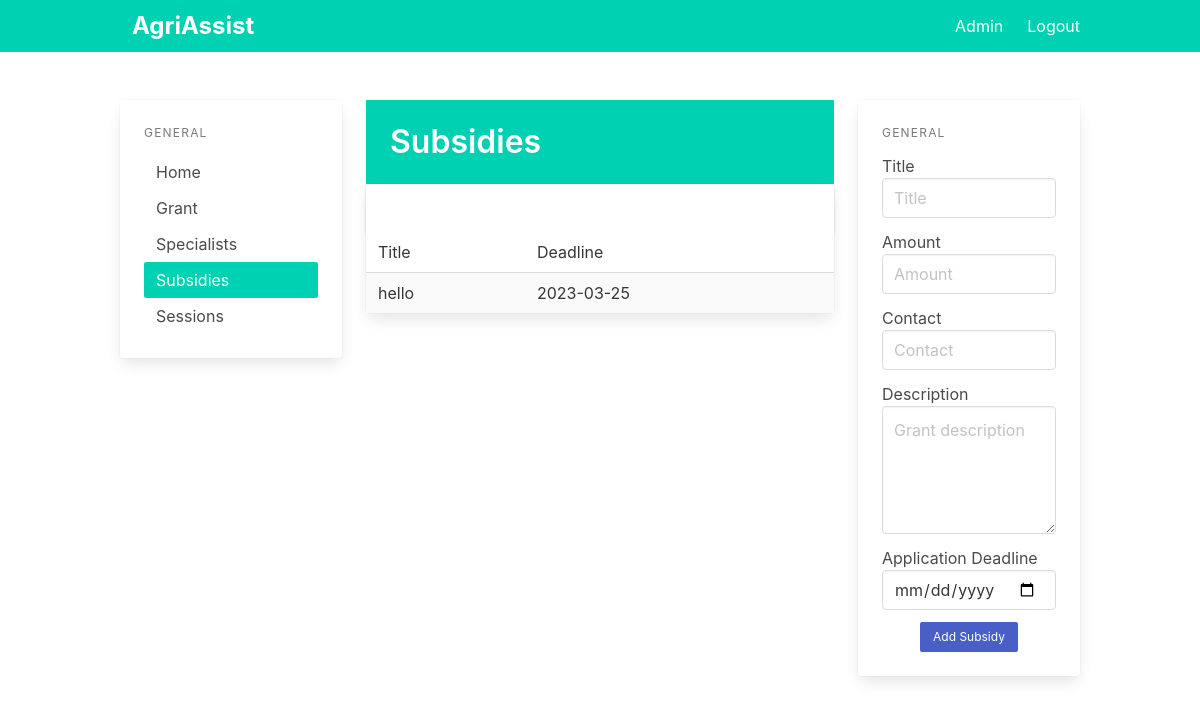
Before: /subsidies (signed in) with the older database file.
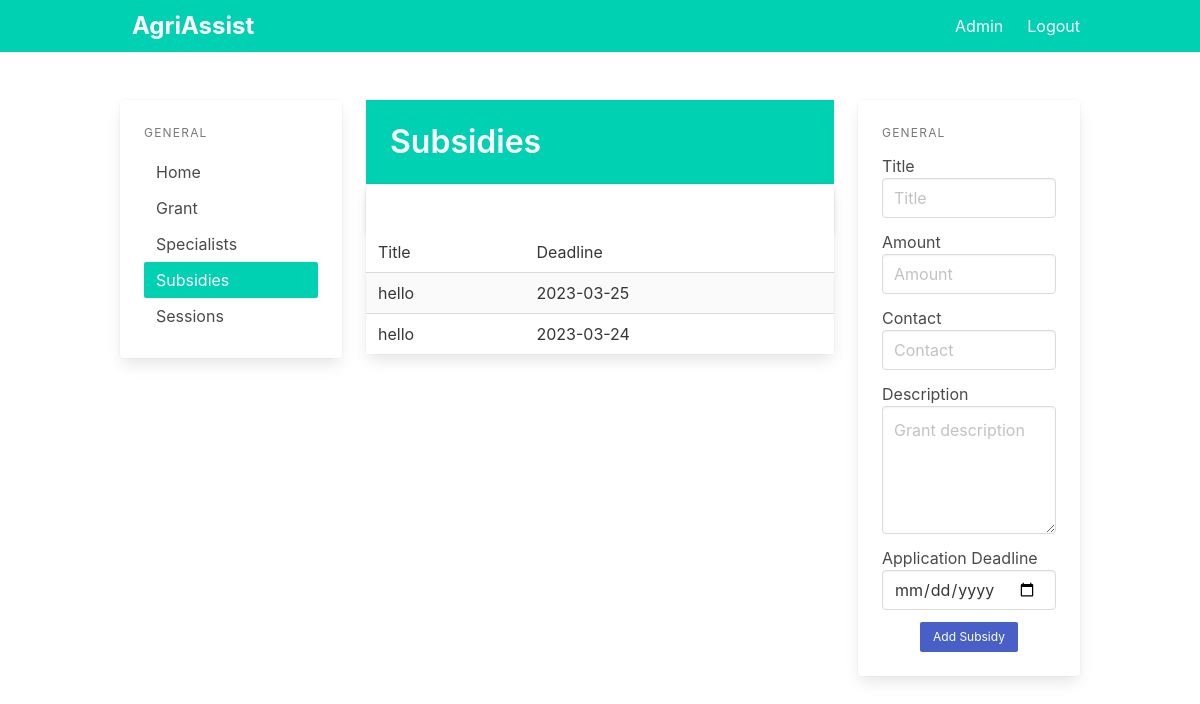
After: the same page with the newer database file.
### app/models.py (models this page shows)
class Subsidy(db.Model):
    id = db.Column(db.Integer, primary_key=True)
    title = db.Column(db.String(100))
    description = db.Column(db.String)
    amount = db.Column(db.String)
    application_deadline = db.Column(db.Date)
    contact = db.Column(db.String)

### app/pages.py (the view, shortened to what this page needs)
@page.route('/subsidies', methods=['POST', 'GET'])
@login_required
def subsidies():
    subsidies = Subsidy.query.all()
    return render_template('subsidies.html', subsidies=subsidies)

### app/__init__.py (called while the page is built)
def create_app():
    app = Flask(__name__)
    app.config.from_pyfile('settings.py')
    app.config["FLASK_DEBUG"] = True
    app.config['SECRET_KEY'] = 'secret-key-goes-here'
    app.config['SQLALCHEMY_DATABASE_URI'] = 'sqlite:///db.sqlite'
    db.init_app(app)
    login_manager = LoginManager()
    login_manager.login_view = 'auth.login'
    login_manager.init_app(app)
    from .models import Admin
    @login_manager.user_loader
    def load_user(user_id):
        return Admin.query.get(int(user_id))
    with app.app_context():
        db.create_all()
    from .auth import auth as auth_blueprint
    app.register_blueprint(auth_blueprint)
    from .pages import page as page_blueprint
    app.register_blueprint(page_blueprint)
    from .main import main as main_blueprint
    app.register_blueprint(main_blueprint)
    return app

### app/templates/subsidies.html (shortened to what the changed rows need)
{% extends "base.html" %}
{% block content %}
<div class="columns">
    <div class="column is-6">
        <section class="hero is-primary welcome is-small">
            <div class="hero-body">
                <div class="">
                    <h1 class="title">
                        Subsidies
                    </h1>
                </div>
            </div>
        </section>
        <div class="is-3">
            <div class="card events-card">
                <div class="card-table">
                    <div class="content">
                        <table class="table is-fullwidth is-striped">
                            <tbody>
                                {% for subsidy in subsidies %}
                                <tr>
                                    <td>{{subsidy.title}}</td>
                                    <td>{{subsidy.application_deadline}}</td>
                                </tr>
                                {% endfor %}
                            </tbody>
                        </table>
                    </div>
                </div>
            </div>
        </div>
        <br />
    </div>
</div>
{% endblock %}

Changed rows visible on the page:
added Subsidy: title "hello", application_deadline "2023-03-24"
